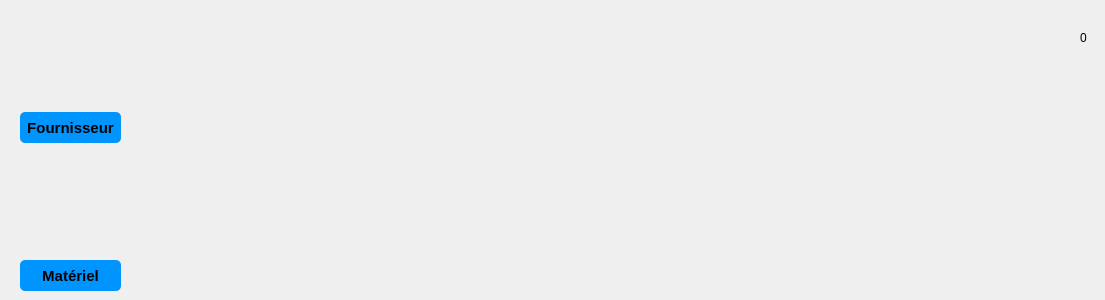
   <widget class="QWidget" name="page_3">
    <widget class="QPushButton" name="pushButton_14">
     <property name="geometry">
      <rect>
       <x>20</x>
       <y>20</y>
       <width>101</width>
       <height>91</height>
      </rect>
     </property>
     <property name="styleSheet">
      <string notr="true">QPushButton { border: none;image :url(C:/Users/ASUS/Downloads/transports1.png);}
QPushButton:hover
{
border: none;image :url(C:/Users/ASUS/Downloads/transports2.png);
}
</string>
     </property>
     <property name="text">
      <string/>
     </property>
    </widget>
    <widget class="QPushButton" name="pushButton_7">
     <property name="geometry">
      <rect>
       <x>20</x>
       <y>112</y>
       <width>101</width>
       <height>31</height>
      </rect>
     </property>
     <property name="font">
      <font>
       <pointsize>11</pointsize>
       <weight>75</weight>
       <bold>true</bold>
      </font>
     </property>
     <property name="styleSheet">
      <string notr="true">QPushButton {
padding: 5px;
border-radius: 5px;
background-color:#0094ff;
font-weight: bold;
}
QPushButton:hover
{
color :white;
}</string>
     </property>
     <property name="text">
      <string>Fournisseur</string>
     </property>
    </widget>
    <widget class="QPushButton" name="pushButton_9">
     <property name="geometry">
      <rect>
       <x>20</x>
       <y>260</y>
       <width>101</width>
       <height>31</height>
      </rect>
     </property>
     <property name="font">
      <font>
       <pointsize>11</pointsize>
       <weight>75</weight>
       <bold>true</bold>
      </font>
     </property>
     <property name="styleSheet">
      <string notr="true">QPushButton {
padding: 5px;
border-radius: 5px;
background-color:#0094ff;
font-weight: bold;
}
QPushButton:hover
{
color :white;
}</string>
     </property>
     <property name="text">
      <string>Matériel</string>
     </property>
    </widget>
    <widget class="QPushButton" name="pushButton_15">
     <property name="geometry">
      <rect>
       <x>10</x>
       <y>180</y>
       <width>111</width>
       <height>71</height>
      </rect>
     </property>
     <property name="styleSheet">
      <string notr="true">QPushButton { border: none;image :url(C:/Users/ASUS/Downloads/toolbox.png);}
QPushButton:hover
{
border: none;image :url(C:/Users/ASUS/Downloads/repair-tool.png);
}
</string>
     </property>
     <property name="text">
      <string/>
     </property>
    </widget>
    <widget class="QLabel" name="label_14">
     <property name="geometry">
      <rect>
       <x>1080</x>
       <y>30</y>
       <width>16</width>
       <height>16</height>
      </rect>
     </property>
     <property name="text">
      <string>0</string>
     </property>
    </widget>
   </widget>
